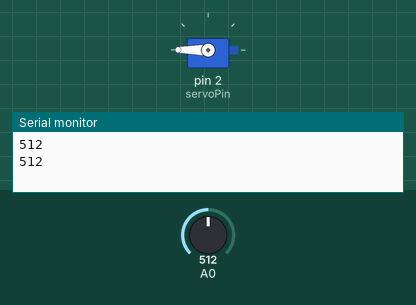
Recording of a sketch running on a simulated Arduino Uno, built with avr-gcc and run on an emulated ATmega328P. Parts: servo, the last lines printed to the serial monitor. The test bench sets the inputs (shaded band); at power-on: A0 = 512.

Above: at 1.8 s.
1.9 s: A0 set to 643
3.4 s: A0 set to 666
At 4.9 s:
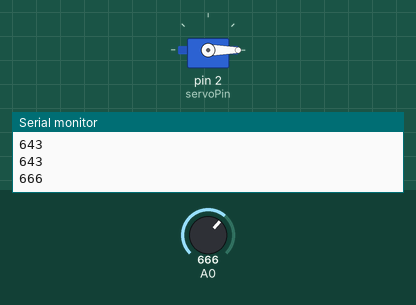
5.5 s: A0 set to 1023
At 6.5 s:
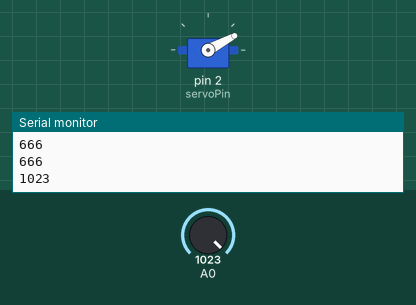
7.5 s: A0 set to 511
At 9.2 s:
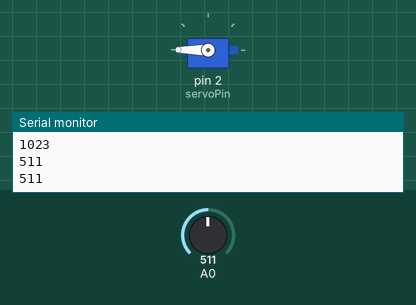
9.5 s: A0 set to 0
At 10.7 s:
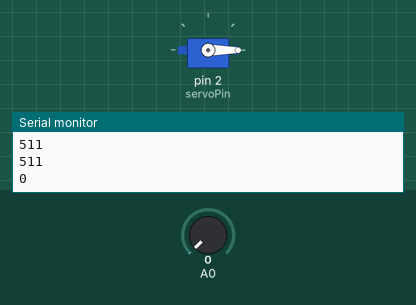
Timing chart, 0 to 12.5 s (numbered marks = the images above; inputs shaded):
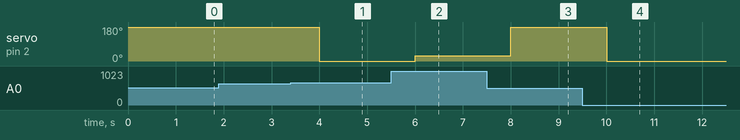

The sketch:

20181030Servo_photo.ino
```cpp
#include <Servo.h>
Servo S1;
int servoPin=2;

void setup() {
  // put your setup code here, to run once:
  S1.attach(servoPin);
  Serial.begin(9600);
}

void loop() {
  // put your main code here, to run repeatedly:
   int value=analogRead(A0);
   Serial.println(value);
   int servoAngle=map(value,100,300,0,180);
   S1.write(servoAngle);
   delay(1000);
}
```

Measured:
- the behaviour switches between 655 and 656 on A0 (found by bisection; images 0 and 1)
- after the input at 3.4 s, servo on pin 2 (servoPin): 180° → 0° after 0.60 s
- after the input at 5.5 s, servo on pin 2 (servoPin): 0° → 28° after 0.50 s
- after the input at 7.5 s, servo on pin 2 (servoPin): 28° → 180° after 0.50 s
- after the input at 9.5 s, servo on pin 2 (servoPin): 180° → 0° after 0.50 s
